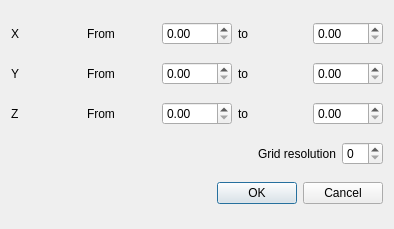
<?xml version="1.0" encoding="UTF-8"?>
<ui version="4.0">
 <class>QNICSGridDialog</class>
 <widget class="QDialog" name="QNICSGridDialog">
  <property name="geometry">
   <rect>
    <x>0</x>
    <y>0</y>
    <width>394</width>
    <height>229</height>
   </rect>
  </property>
  <property name="windowTitle">
   <string>Dialog</string>
  </property>
  <layout class="QGridLayout" name="gridLayout">
   <item row="0" column="0">
    <layout class="QHBoxLayout" name="horizontalLayout">
     <item>
      <widget class="QLabel" name="label">
       <property name="text">
        <string>X</string>
       </property>
      </widget>
     </item>
     <item>
      <widget class="QLabel" name="label_4">
       <property name="text">
        <string>From</string>
       </property>
      </widget>
     </item>
     <item>
      <widget class="QDoubleSpinBox" name="_xFromDoubleSpinBox"/>
     </item>
     <item>
      <widget class="QLabel" name="label_7">
       <property name="text">
        <string>to</string>
       </property>
      </widget>
     </item>
     <item>
      <widget class="QDoubleSpinBox" name="_xToDoubleSpinBox"/>
     </item>
    </layout>
   </item>
   <item row="1" column="0">
    <layout class="QHBoxLayout" name="horizontalLayout_2">
     <item>
      <widget class="QLabel" name="label_2">
       <property name="text">
        <string>Y</string>
       </property>
      </widget>
     </item>
     <item>
      <widget class="QLabel" name="label_5">
       <property name="text">
        <string>From</string>
       </property>
      </widget>
     </item>
     <item>
      <widget class="QDoubleSpinBox" name="_yFromDoubleSpinBox"/>
     </item>
     <item>
      <widget class="QLabel" name="label_8">
       <property name="text">
        <string>to</string>
       </property>
      </widget>
     </item>
     <item>
      <widget class="QDoubleSpinBox" name="_yToDoubleSpinBox"/>
     </item>
    </layout>
   </item>
   <item row="2" column="0">
    <layout class="QHBoxLayout" name="horizontalLayout_3">
     <item>
      <widget class="QLabel" name="label_3">
       <property name="text">
        <string>Z</string>
       </property>
      </widget>
     </item>
     <item>
      <widget class="QLabel" name="label_6">
       <property name="text">
        <string>From</string>
       </property>
      </widget>
     </item>
     <item>
      <widget class="QDoubleSpinBox" name="_zFromDoubleSpinBox"/>
     </item>
     <item>
      <widget class="QLabel" name="label_9">
       <property name="text">
        <string>to</string>
       </property>
      </widget>
     </item>
     <item>
      <widget class="QDoubleSpinBox" name="_zToDoubleSpinBox"/>
     </item>
    </layout>
   </item>
   <item row="3" column="0">
    <layout class="QHBoxLayout" name="horizontalLayout_4">
     <item>
      <spacer name="horizontalSpacer">
       <property name="orientation">
        <enum>Qt::Horizontal</enum>
       </property>
       <property name="sizeHint" stdset="0">
        <size>
         <width>40</width>
         <height>20</height>
        </size>
       </property>
      </spacer>
     </item>
     <item>
      <widget class="QLabel" name="label_10">
       <property name="text">
        <string>Grid resolution</string>
       </property>
      </widget>
     </item>
     <item>
      <widget class="QSpinBox" name="_resolutionSpinBox"/>
     </item>
    </layout>
   </item>
   <item row="4" column="0">
    <widget class="QDialogButtonBox" name="buttonBox">
     <property name="orientation">
      <enum>Qt::Horizontal</enum>
     </property>
     <property name="standardButtons">
      <set>QDialogButtonBox::Cancel|QDialogButtonBox::Ok</set>
     </property>
    </widget>
   </item>
  </layout>
 </widget>
 <resources/>
 <connections>
  <connection>
   <sender>buttonBox</sender>
   <signal>accepted()</signal>
   <receiver>QNICSGridDialog</receiver>
   <slot>accept()</slot>
   <hints>
    <hint type="sourcelabel">
     <x>248</x>
     <y>254</y>
    </hint>
    <hint type="destinationlabel">
     <x>157</x>
     <y>274</y>
    </hint>
   </hints>
  </connection>
  <connection>
   <sender>buttonBox</sender>
   <signal>rejected()</signal>
   <receiver>QNICSGridDialog</receiver>
   <slot>reject()</slot>
   <hints>
    <hint type="sourcelabel">
     <x>316</x>
     <y>260</y>
    </hint>
    <hint type="destinationlabel">
     <x>286</x>
     <y>274</y>
    </hint>
   </hints>
  </connection>
 </connections>
</ui>
